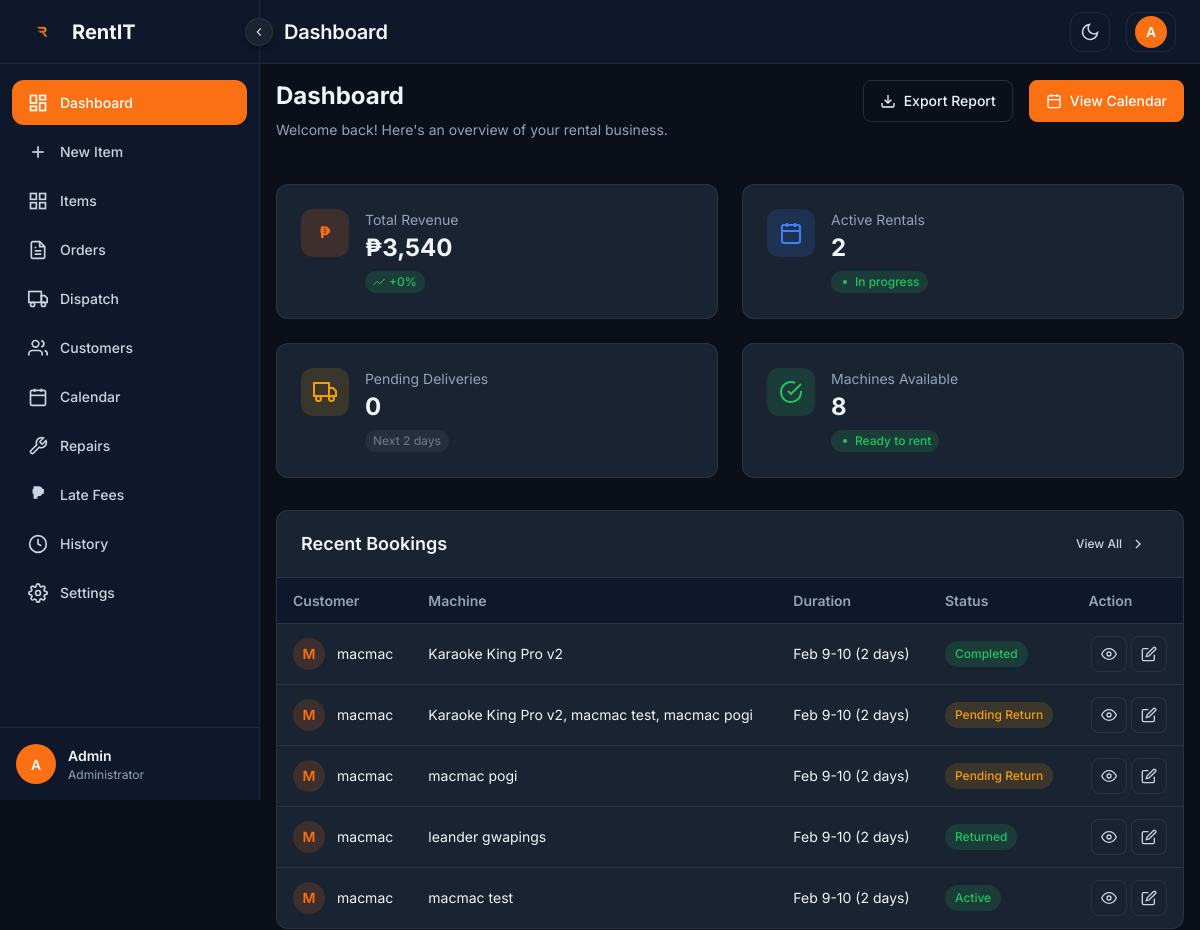
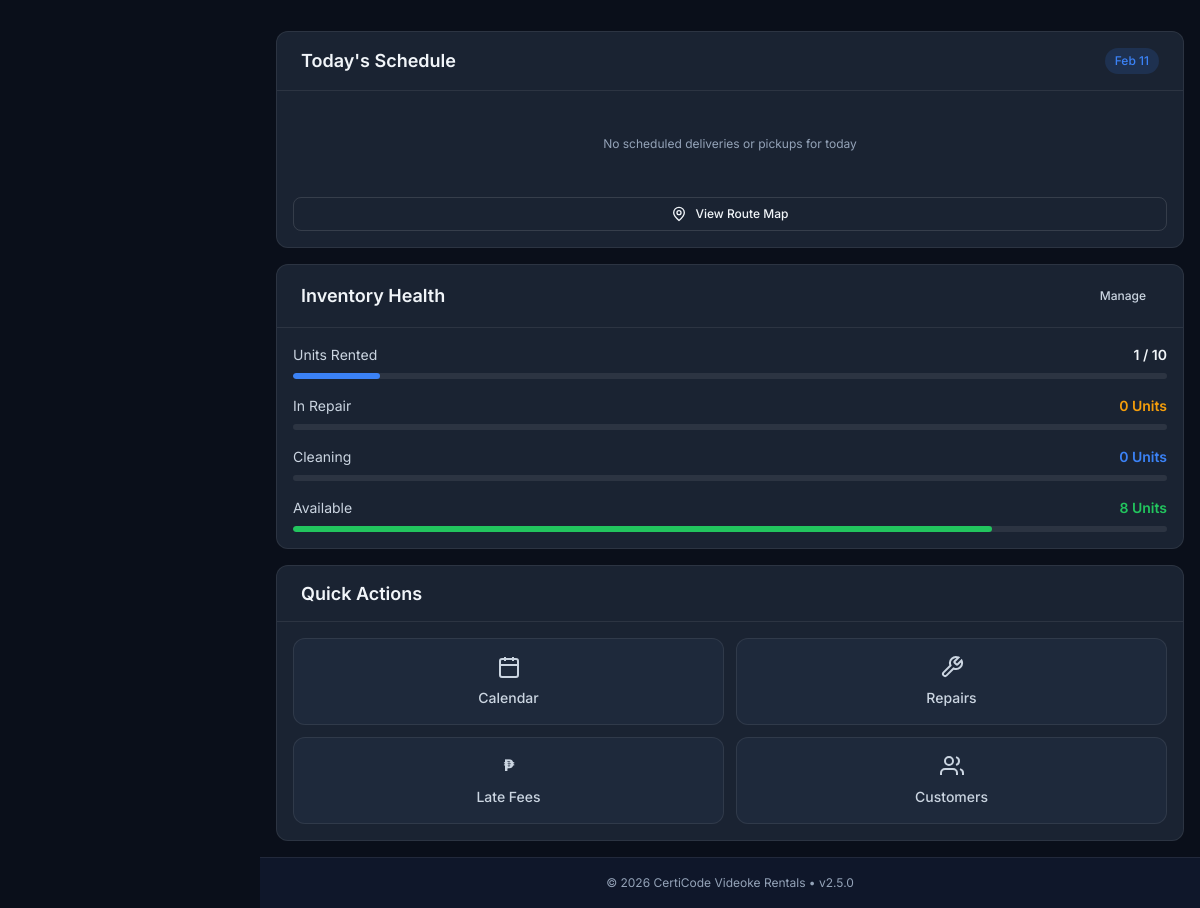
Page /admin/dashboard/dashboard.php (signed in) on the committed database (2 pictures, top to bottom).
### tables this page shows
CREATE TABLE `rental` (
  `order_id` int(11) NOT NULL,
  `user_id` int(11) DEFAULT NULL,
  `rental_status` varchar(50) DEFAULT NULL,
  `return_reason` text DEFAULT NULL,
  `extension_days` int(11) DEFAULT 0,
  `total_price` decimal(10,2) DEFAULT NULL,
  `late_fee` decimal(10,2) DEFAULT 0.00,
  `venue` varchar(255) DEFAULT NULL,
  `customer_address` text DEFAULT NULL,
  `start_date` date DEFAULT NULL,
  `end_date` date DEFAULT NULL,
  `driver_id` int(11) DEFAULT NULL
);

CREATE TABLE `users` (
  `id` int(11) NOT NULL,
  `full_name` varchar(100) DEFAULT NULL,
  `email` varchar(100) NOT NULL,
  `phone` varchar(20) DEFAULT NULL,
  `password` varchar(255) NOT NULL,
  `profile_picture` longblob DEFAULT NULL,
  `id_front` longblob DEFAULT NULL,
  `id_back` longblob DEFAULT NULL,
  `address` text DEFAULT NULL,
  `role` enum('admin','customer') DEFAULT 'customer',
  `created_at` timestamp NOT NULL DEFAULT current_timestamp(),
  `updated_at` timestamp NOT NULL DEFAULT current_timestamp() ON UPDATE current_timestamp(),
  `reset_token` varchar(255) DEFAULT NULL,
  `reset_expiry` datetime DEFAULT NULL,
  `membership_level` varchar(20) DEFAULT 'Bronze'
);

### admin/dashboard/dashboard.php (the view, shortened to what the rows shown need)
<?php
require_once __DIR__ . '/../../config.php';
$recentBookingsQuery = "SELECT r.order_id, r.rental_status, r.start_date, r.end_date, r.venue, r.customer_address,
                        u.full_name as customer_name, u.email as customer_email,
                        GROUP_CONCAT(i.item_name SEPARATOR ', ') as items
                        FROM rental r
                        LEFT JOIN users u ON r.user_id = u.id
                        LEFT JOIN rental_item ri ON r.order_id = ri.order_id
                        LEFT JOIN item i ON ri.item_id = i.item_id
                        GROUP BY r.order_id
                        ORDER BY r.start_date DESC
                        LIMIT 5";
$recentBookingsResult = mysqli_query($conn, $recentBookingsQuery);
$recentBookings = [];
while ($row = mysqli_fetch_assoc($recentBookingsResult)) {
    $recentBookings[] = $row;
}
function getStatusBadgeClass($status) {
    $status = strtolower($status);
    switch ($status) {
        case 'active':
        case 'confirmed':
        case 'completed':
        case 'returned':
            return 'status-success';
        case 'pending':
        case 'pending return':
            return 'status-pending';
    }
}
?>
<!DOCTYPE html>
<html lang="en">
<head>
    <link rel="stylesheet" href="admin/shared/css/admin-theme.css">
    <link rel="stylesheet" href="admin/shared/css/admin-globals.css">
    <link rel="stylesheet" href="admin/shared/css/admin-components.css">
    <link rel="stylesheet" href="admin/dashboard/css/dashboard-new.css">
</head>
<body>
    <div class="admin-wrapper">
        <main class="admin-main">
            <div class="admin-content">
                <div class="admin-page-header">
                    <div>
                        <h1 class="admin-page-title">Dashboard</h1>
                    </div>
                </div>
                <div class="dashboard-grid">
                    <section class="admin-card bookings-section animate-fadeInUp">
                        <div class="admin-card-header">
                            <h2 class="admin-card-title">Recent Bookings</h2>
                        </div>
                        <div class="admin-card-body" style="padding: 0;">
                            <div class="admin-table-wrapper" style="border: none; border-radius: 0;">
                                <table class="admin-table">
                                    <thead>
                                        <tr>
                                            <th title="Customer who made the booking">Customer</th>
                                            <th title="Equipment model rented">Machine</th>
                                            <th title="Rental period">Duration</th>
                                            <th title="Current booking status">Status</th>
                                            <th title="Available actions">Action</th>
                                        </tr>
                                    </thead>
                                    <tbody>
                                        <?php if (count($recentBookings) > 0): ?>
                                            <?php foreach ($recentBookings as $booking): ?>
                                                <?php
                                                    $startDate = new DateTime($booking['start_date']);
                                                    $endDate = new DateTime($booking['end_date']);
                                                    $duration = $startDate->diff($endDate)->days + 1;
                                                    $customerInitial = strtoupper(substr($booking['customer_name'] ?? 'U', 0, 1));
                                                    $customerName = $booking['customer_name'] ?? 'Unknown Customer';
                                                    $items = $booking['items'] ?? 'No items';
                                                    $statusClass = getStatusBadgeClass($booking['rental_status']);
                                                ?>
                                                <tr>
                                                    <td>
                                                        <div class="customer-cell">
                                                            <div class="customer-avatar"><?php echo $customerInitial; ?></div>
                                                            <span><?php echo htmlspecialchars($customerName); ?></span>
                                                        </div>
                                                    </td>
                                                    <td><?php echo htmlspecialchars($items); ?></td>
                                                    <td title="<?php echo $startDate->format('M j') . ' - ' . $endDate->format('M j, Y'); ?>">
                                                        <?php echo $startDate->format('M j') . '-' . $endDate->format('j'); ?> (<?php echo $duration; ?> day<?php echo $duration > 1 ? 's' : ''; ?>)
                                                    </td>
                                                    <td><span class="status-badge <?php echo $statusClass; ?>"><?php echo htmlspecialchars($booking['rental_status']); ?></span></td>
                                                    <td>
                                                        <div class="table-action-btns">
                                                            <button class="btn-icon" title="View booking details" onclick="viewBooking(<?php echo $booking['order_id']; ?>)">
                                                                <svg viewBox="0 0 24 24" width="16" height="16" fill="none" stroke="currentColor" stroke-width="2">
                                                                    <path d="M1 12s4-8 11-8 11 8 11 8-4 8-11 8-11-8-11-8z"/>
                                                                    <circle cx="12" cy="12" r="3"/>
                                                                </svg>
                                                            </button>
                                                            <button class="btn-icon" title="Edit booking" onclick="editBooking(<?php echo $booking['order_id']; ?>)">
                                                                <svg viewBox="0 0 24 24" width="16" height="16" fill="none" stroke="currentColor" stroke-width="2">
                                                                    <path d="M11 4H4a2 2 0 0 0-2 2v14a2 2 0 0 0 2 2h14a2 2 0 0 0 2-2v-7"/>
                                                                    <path d="M18.5 2.5a2.121 2.121 0 0 1 3 3L12 15l-4 1 1-4 9.5-9.5z"/>
                                                                </svg>
                                                            </button>
                                                        </div>
                                                    </td>
                                                </tr>
                                            <?php endforeach; ?>
                                        <?php endif; ?>
                                    </tbody>
                                </table>
                            </div>
                        </div>
                    </section>
                    <div class="dashboard-sidebar">
                        <section class="admin-card schedule-card animate-fadeInUp">
                            <div class="admin-card-header">
                                <h2 class="admin-card-title">Today's Schedule</h2>
                            </div>
                        </section>
                        <section class="admin-card inventory-card animate-fadeInUp">
                            <div class="admin-card-header">
                                <h2 class="admin-card-title">Inventory Health</h2>
                            </div>
                        </section>
                        <section class="admin-card quick-actions animate-fadeInUp">
                            <div class="admin-card-header">
                                <h2 class="admin-card-title">Quick Actions</h2>
                            </div>
                        </section>
                    </div>
                </div>
            </div>
        </main>
    </div>
</body>
</html>

### rows in the picture
rental: user.full_name "M", user.full_name "macmac", items "Karaoke King Pro v2", start_date "Feb 9", end_date "10", duration "2", rental_status "Completed"
rental: user.full_name "M", user.full_name "macmac", items "Karaoke King Pro v2, macmac test, macmac pogi", start_date "Feb 9", end_date "10", duration "2", rental_status "Pending Return"
rental: user.full_name "M", user.full_name "macmac", items "macmac pogi", start_date "Feb 9", end_date "10", duration "2", rental_status "Pending Return"
rental: user.full_name "M", user.full_name "macmac", items "leander gwapings", start_date "Feb 9", end_date "10", duration "2", rental_status "Returned"
rental: user.full_name "M", user.full_name "macmac", items "macmac test", start_date "Feb 9", end_date "10", duration "2", rental_status "Active"

### other values in the picture
formatCurrency($totalRevenue) "₱3,540"
$revenueChange "0"
$activeRentals "2"
$pendingDeliveries "0"
$machinesAvailable "8"
$itemsRented "1"
$totalItems "10"
$itemsRepair "0"
$itemsCleaning "0"
